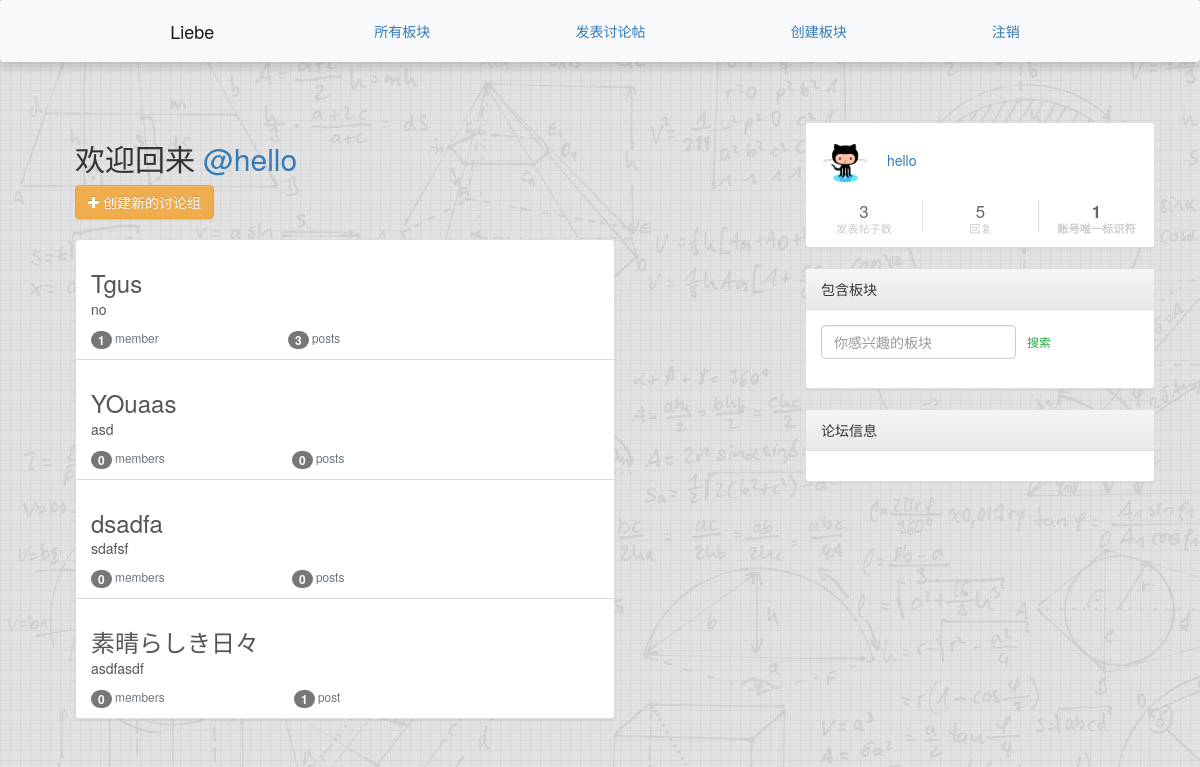
Page /groups/ (signed in) on the committed database.
### accounts/models.py (models this page shows, shortened)
class User(AbstractUser):
    signature = models.CharField(max_length=255, blank=True, null=True)
    head_img = models.ImageField(height_field=150, width_field=150, blank=True, null=True)
    friends = models.ManyToManyField("User", blank=True, related_name='followed_by')

### groups/models.py (models this page shows, shortened)
class Group(models.Model):
    name = models.CharField(max_length=255, unique=True)
    slug = models.SlugField(allow_unicode=True, unique=True)
    description = models.TextField(blank=True, default='')
    description_html = models.TextField(editable=False, default='', blank=True)
    members = models.ManyToManyField(User,through="GroupMember")
    class Meta:
        ordering = ["name"]

### groups/views.py (the view)
# urls.py: path('', views.ListGroups.as_view(), name="all"),
class ListGroups(generic.ListView):
    model = Group

### groups/templates/groups/group_list.html (shortened to what this page needs)
{% extends "groups/group_base.html" %}
{% block pregroup %}
<div class="col-md-6">
	<div class="content">
		{% if user.is_authenticated %}
		<h2>
			欢迎回来
			<a href="{% url 'posts:for_user' username=user.username %}">@{{user.username }}</a>
		</h2>
    {% endif %}
	</div>
	{% if user.is_authenticated and user.is_superuser %}
	<a href="{% url 'groups:create' %}" class="btn btn-warning" role="button"><span class="fa fa-plus"></span> 创建新的讨论组</a>
	{% endif %}
	<div class="list-group">
		{% for group in object_list %}
		<a href="{% url 'groups:single' slug=group.slug %}"
		class="list-group-item list-group-item-action flex-column align-items-start">
			<h3 class="mb-1">{{ group.name }}</h3>
			<p class="mb-1">{{ group.description_html|safe }}</p>
			<div class="d-flex w-40 justify-content-between">
				<small class="text-muted"><span class="badge badge-secondary">
					{{ group.members.count }}</span> member{{ group.members.count|pluralize }}</small>
				<small class="text-muted"><span class="badge badge-secondary">
					{{ group.posts.count }}</span> post{{ group.posts.count|pluralize }}</small>
			</div>
		</a>
		{% endfor %}
	</div>
</div>
{% endblock %}

### templates/base.html (shortened to what this page needs)
<!DOCTYPE>
<html>
{% load static %}
<head>
	<link rel="stylesheet" href="https://stackpath.bootstrapcdn.com/bootstrap/4.1.3/css/bootstrap.min.css"
>
	<link rel="stylesheet" href="https://maxcdn.bootstrapcdn.com/bootstrap/3.3.7/css/bootstrap-theme.min.css"
>
	<link href="https://maxcdn.bootstrapcdn.com/font-awesome/4.7.0/css/font-awesome.min.css" rel="stylesheet">
	<link rel="stylesheet" href="{% static 'simplesocial/css/master.css'%}">
	<link rel="stylesheet" href="{% static  'bootstrap.min.css' %}" />
	<link rel="stylesheet" href="{% static  'css/master.css' %}" />
</head>
<body>
	<nav class="navbar navbar-expand-lg navbar-light bg-light shadow fixed-top">
		<div class="container">
			<a class="navbar-brand" href="{% url 'home' %}">Liebe</a>
			<a class="nav-item nav-link" href="{% url 'groups:all' %}" class="btn btn-simple">所有板块</a>
			{% if user.is_authenticated %}
			<a class="nav-item nav-link" href="{% url 'posts:create' %}" class="btn btn-simple">发表讨论帖</a>
			{% if user.is_superuser %}
			<a class="nav-item nav-link" href="{% url 'groups:create' %}" class="btn btn-simple">创建板块</a>
			{% endif %}
			<a class="nav-item nav-link" href="{% url 'accounts:logout' %}" class="btn btn-simple">注销</a>
			{% else %}
			<a class="nav-item nav-link" href="{% url 'accounts:login' %}" class="btn btn-simple">登录</a>
			<a class="nav-item nav-link" href="{% url 'accounts:signup' %}" class="btn btn-simple">注册</a>
			{% endif %}
		</div>
	</nav>
	<div id="main" class="container">
		<div class="row">
			<div class="col-lg-8">
				<div class="container mycontent">
					{% block content %}
					{% endblock %}
				</div>
			</div>
			<div class="col-lg-4">
				{% if  user.is_authenticated %}
				<div class="panel panel-default">
					<div class="panel-body user-panel">
						<div class="panel-user-info">
							<div class="avatar-name">
								<a href="#">
									<img class="panel-avatar user-avatar" src="{% static  'image/3.jpg' %}" alt="" />
								</a>
								<span class="panel-username"><a href="#">{{ user.username }}</a></span>
							</div>
							<div class="row panel-user-meta">
								<div class="col-xs-4 panel-user-meta-item">
										<div class="text-center">
											<p class="panel-user-meta-item-value">
												{{  user.posts.count }}
											</p>
											<p class="panel-user-meta-item-title">发表帖子数</p>
										</div>
								</div>
								<div class="col-xs-4 panel-user-meta-item">
										<div class="text-center">
											<p class="panel-user-meta-item-value">
												{{ user.comments.count }}
											</p>
											<p class="panel-user-meta-item-title">回复</p>
										</div>
								</div>
								<div class="col-xs-4 panel-user-meta-item">
									<a href="#">
										<div class="text-center">
											<p class="panel-user-meta-item-value"><strong>{{ user.id }}</strong>
											</p>
											<p class="panel-user-meta-item-title"><strong>账号唯一标识符</strong></p>
										</div>
									</a>
								</div>
							</div>
						</div>
					</div>
				</div>
				{% endif %}
				{% block  theme_tag %}
				<div class="panel panel-default">
					<div class="panel-heading">包含板块</div>
					<div class="panel-body">
						<form class="form-inline" action="{% url 'groups:search_result' %}" method="post"
							id="searchForm">
							<input class="form-control-sm form-control" type="search" placeholder="你感兴趣的板块"
								aria-label="Search" name="group_name">
							<button class="btn btn-outline-success  btn-sm" type="submit" value="Submit">搜索</button>
						</form>
					</div>
				</div>
				<div class="panel panel-default">
					<div class="panel-heading">论坛信息</div>
					<div class="panel-body">
					</div>
				</div>
				{% endblock %}
			</div>
		</div>
	</div>
</body>
</html>

### static/simplesocial/css/master.css (style rules this page uses)
body { background: url("../../img/bg.jpg"); }
img.user-avatar { width: 48px; height: 48px; }
.panel-username { margin-left: 1em; }
.panel-user-meta { margin-top: 1em; }
.panel-user-meta p { margin: 0; }
.panel-user-meta-item+.panel-user-meta-item { border-left: solid 1px #ddd; }
.panel-user-meta-item-value { color: #666; font-size: 1.2em; line-height: 1.4em; }
.panel-user-meta-item-title { color: #ccc; line-height: 0.8em; font-size: 0.8em; }
.user-panel { padding: 0.6em; }

### rows in the picture
User: username "hello", posts.count "3", comments.count "5", id "1"
Group: name "Tgus", description_html "no", members.count "1", posts.count "3"
Group: name "YOuaas", description_html "asd", members.count "0", posts.count "0"
Group: name "dsadfa", description_html "sdafsf", members.count "0", posts.count "0"
Group: name "素晴らしき日々", description_html "asdfasdf", members.count "0", posts.count "1"
